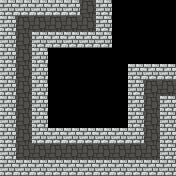

A level layout from a 2D game, rendered from its tile map. Below: a short description, then the map file with its tile-grid data intact:
An orthogonal 11x11 tile map with 16x16 px tiles, 3 tile layers (Path, Wall, Interact).

<map version="1.0" tiledversion="2017.06.27" orientation="orthogonal" renderorder="right-down" width="11" height="11" tilewidth="16" tileheight="16" nextobjectid="1">
 <tileset firstgid="1" name="tiles0" tilewidth="16" tileheight="16" tilecount="64" columns="16">
  <image source="Tilesets/tiles0.png" width="256" height="64" />
 </tileset>
 <layer name="Path" width="11" height="11">
  <data encoding="csv">
0,0,0,0,0,2,0,0,0,0,0,
0,2,2,2,2,2,0,0,0,0,0,
0,2,0,0,0,0,0,0,0,0,0,
0,2,0,0,0,0,0,0,0,0,0,
0,2,0,0,0,0,0,0,0,0,0,
0,2,0,0,0,0,0,0,0,2,2,
0,2,0,0,0,0,0,0,0,2,0,
0,2,0,0,0,0,0,0,0,2,0,
0,2,0,0,0,0,0,0,0,2,0,
0,2,2,2,2,2,2,2,2,2,0,
0,0,0,0,0,0,0,0,0,0,0
</data>
 </layer>
 <layer name="Wall" width="11" height="11">
  <data encoding="csv">
5,5,5,5,5,0,5,1,1,1,1,
5,0,0,0,0,0,5,1,1,1,1,
5,0,5,5,5,5,5,1,1,1,1,
5,0,5,1,1,1,1,1,1,1,1,
5,0,5,1,1,1,1,1,5,5,5,
5,0,5,1,1,1,1,1,5,0,0,
5,0,5,1,1,1,1,1,5,0,5,
5,0,5,1,1,1,1,1,5,0,5,
5,0,5,5,5,5,5,5,5,0,5,
5,0,0,0,0,0,0,0,0,0,5,
5,5,5,5,5,5,5,5,5,5,5
</data>
 </layer>
 <layer name="Interact" width="11" height="11">
  <data encoding="csv">
0,0,0,0,0,0,0,0,0,0,0,
0,0,0,0,0,0,0,0,0,0,0,
0,0,0,0,0,0,0,0,0,0,0,
0,0,0,0,0,0,0,0,0,0,0,
0,0,0,0,0,0,0,0,0,0,0,
0,0,0,0,0,0,0,0,0,0,0,
0,0,0,0,0,0,0,0,0,0,0,
0,0,0,0,0,0,0,0,0,0,0,
0,0,0,0,0,0,0,0,0,0,0,
0,0,0,0,0,0,0,0,0,0,0,
0,0,0,0,0,0,0,0,0,0,0
</data>
 </layer>
</map>
